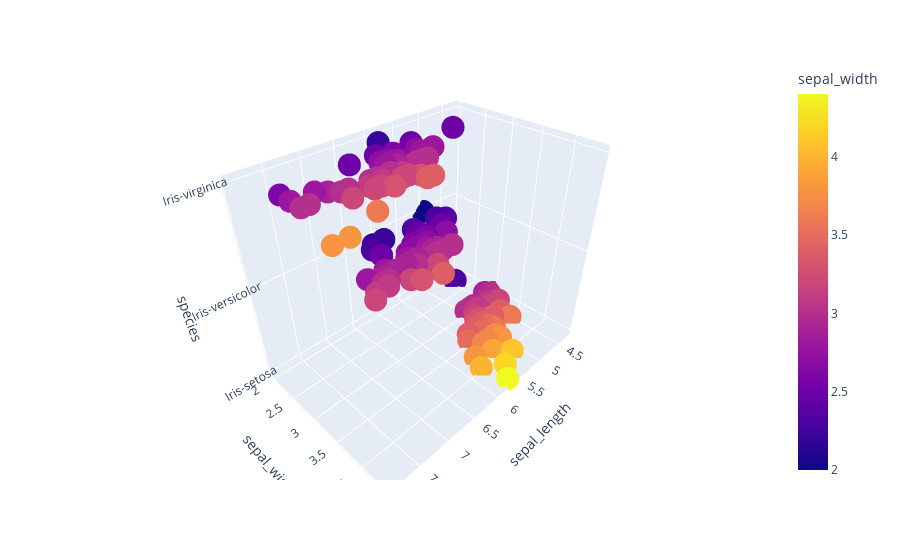

Notebook code for this chart:
### Code cell
px.scatter_3d(df,x='sepal_length',y="sepal_width",z="species",color="sepal_width")

### Figure 1 — Plotly figure (JSON) as saved in the notebook; plotly's stock layout.template omitted (floating-point values rounded to 4 significant figures; data arrays with more than 128 entries replaced by an {"elided": "..."} marker saying what was removed)
{"data": [{"hovertemplate": "sepal_length=%{x}<br>sepal_width=%{marker.color}<br>species=%{z}<extra></extra>", "legendgroup": "", "marker": {"color": {"elided": "150 float values"}, "coloraxis": "coloraxis", "symbol": "circle"}, "mode": "markers", "name": "", "scene": "scene", "showlegend": false, "type": "scatter3d", "x": {"elided": "150 float values"}, "y": {"elided": "150 float values"}, "z": {"elided": "150 str values"}}], "layout": {"coloraxis": {"colorbar": {"title": {"text": "sepal_width"}}, "colorscale": [[0, "#0d0887"], [0.1111, "#46039f"], [0.2222, "#7201a8"], [0.3333, "#9c179e"], [0.4444, "#bd3786"], [0.5556, "#d8576b"], [0.6667, "#ed7953"], [0.7778, "#fb9f3a"], [0.8889, "#fdca26"], [1, "#f0f921"]]}, "legend": {"tracegroupgap": 0}, "margin": {"t": 60}, "scene": {"domain": {"x": [0, 1], "y": [0, 1]}, "xaxis": {"title": {"text": "sepal_length"}}, "yaxis": {"title": {"text": "sepal_width"}}, "zaxis": {"title": {"text": "species"}}}}}
